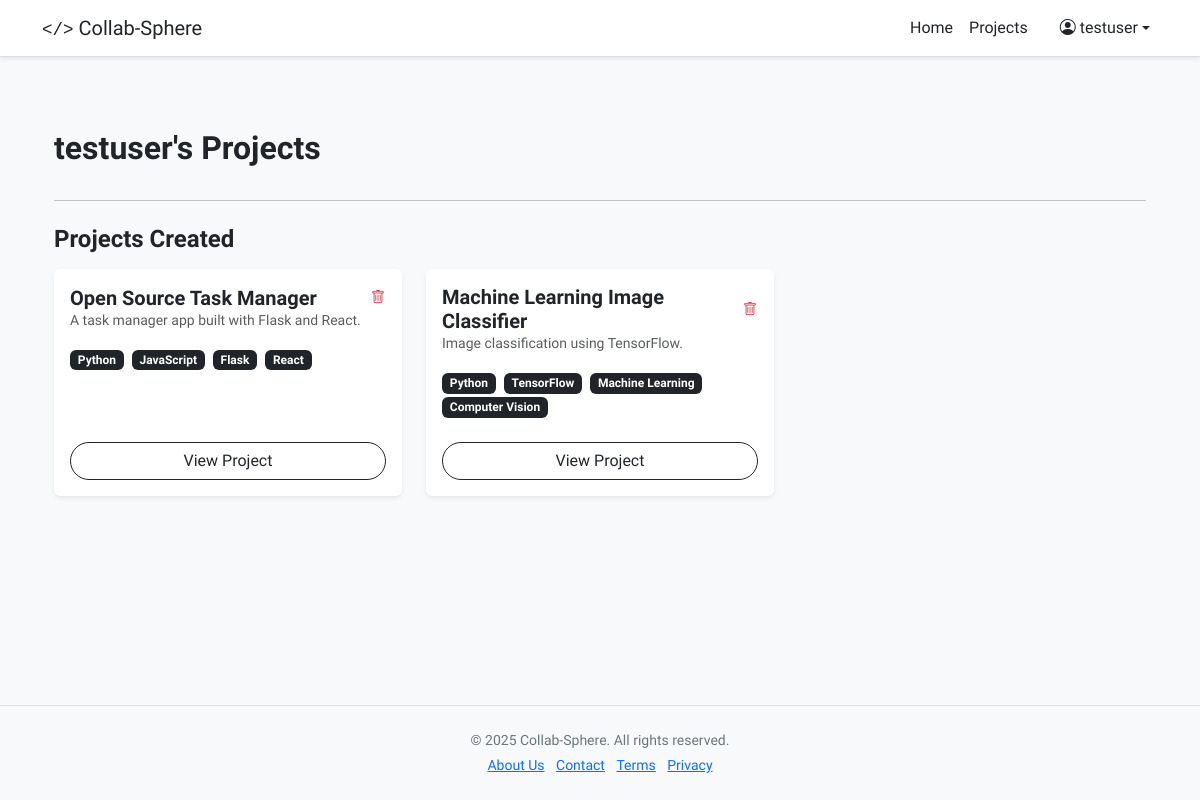
Page /myproject (signed in) on the committed database.
### models.py (models this page shows, shortened)
class User(db.Model,UserMixin):
    id = db.Column(db.Integer, primary_key=True)
    username = db.Column(db.String(80), unique=True, nullable=False)
    email = db.Column(db.String(120), index=True, unique=True)
    password_hash = db.Column(db.String(128), nullable=False)
    bio = db.Column(db.Text, nullable=True)
    created_at = db.Column(db.DateTime, default=datetime.utcnow)
    projects = db.relationship('Project', backref='author', lazy='dynamic')
    interests = db.relationship('Interest', backref='user', lazy='dynamic')
    comments = db.relationship('Comment', backref='author', lazy='dynamic')
    skills = db.relationship('Skill', secondary=user_skills, lazy='subquery',backref=db.backref('users', lazy=True))

class Project(db.Model):
    id = db.Column(db.Integer, primary_key=True)
    title = db.Column(db.String(100), nullable=False)
    description = db.Column(db.Text, nullable=False)
    difficulty = db.Column(db.String(50), nullable=False)
    repo_url = db.Column(db.String(300), nullable=False)
    user_id = db.Column(db.Integer, db.ForeignKey('user.id'), nullable=False)
    created_at = db.Column(db.DateTime, default=datetime.utcnow)
    skills = db.relationship('Skill', secondary=project_skills, lazy='subquery',
                            backref=db.backref('projects', lazy=True))
    interests = db.relationship('Interest', backref='project', lazy='dynamic',
                                cascade='all, delete-orphan')
    comments = db.relationship('Comment', backref='project', lazy='dynamic',
                                cascade='all, delete-orphan')

class Skill(db.Model):
    id = db.Column(db.Integer, primary_key=True)
    name = db.Column(db.String(64), unique=True)

### controllers/user.py (the view)
@user_bp.route('/myproject')
@login_required
def myproject():
    user = User.query.get(session['user_id'])
    created_projects = Project.query.filter_by(user_id=user.id).all()
    return render_template('myprojects.html', user=user, created_projects=created_projects)

### app.py (called while the page is built)
@login_manager.user_loader
def load_user(user_id):
    return User.query.get(int(user_id))

### templates/myprojects.html
{% extends "base.html" %}
{% block content %}
<div class="container mt-5">
    <div class="d-flex justify-content-between align-items-center mb-4">
        <h2 class="fw-bold">{{ user.username }}'s Projects</h2>
    </div>
    <hr class="mb-4">
    <h4 class="fw-semibold mb-3">Projects Created</h4>
    <div class="row">
        {% for project in created_projects %}
        <div class="col-md-6 col-lg-4 mb-4">
            <div class="card h-100 shadow-sm border-0">
                <div class="card-body d-flex flex-column">
                    <div class="d-flex justify-content-between align-items-center">
                        <h5 class="card-title fw-bold text-dark mb-0">{{ project.title }}</h5>
                        <form action="{{ url_for('project.delete_project', project_id=project.id) }}" method="POST" style="margin: 0;" onsubmit="return confirm('Are you sure you want to delete this project?');">
                            <button type="submit" class="btn btn-sm btn-link text-danger p-0" title="Delete Project">
                                <i class="bi bi-trash"></i>
                            </button>
                        </form>
                    </div>
                    <p class="card-text text-muted small mb-3">{{ project.description[:120] }}{% if project.description|length > 120 %}...{% endif %}</p>
                    <div class="mb-2">
                        {% for skill in project.skills %}
                        <span class="badge bg-dark text-white me-1">{{ skill.name }}</span>
                        {% endfor %}
                    </div>
                    <div class="mt-auto">
                        <a class="btn btn-outline-dark w-100 mt-3 rounded-pill" href="{{ url_for('project.project_detail', project_id=project.id) }}">
                            View Project
                        </a>
                    </div>
                </div>
            </div>
        </div>
        {% else %}
        <p class="text-muted">No projects created yet. Click above to create one!</p>
        {% endfor %}
    </div>
</div>
{% endblock %}

### templates/base.html (shortened to what this page needs)
<!DOCTYPE html>
<html lang="en">
<head>
    <link href="https://cdn.jsdelivr.net/npm/@ttskch/select2-bootstrap4-theme@1.5.2/dist/select2-bootstrap4.min.css" rel="stylesheet" />
    <link href="https://cdn.jsdelivr.net/npm/select2@4.1.0-rc.0/dist/css/select2.min.css" rel="stylesheet" />
    <link href="https://cdn.jsdelivr.net/npm/bootstrap@5.3.0/dist/css/bootstrap.min.css" rel="stylesheet">
    <link rel="stylesheet" href="https://cdnjs.cloudflare.com/ajax/libs/bootstrap-icons/1.11.1/font/bootstrap-icons.min.css">
</head>
<body>
<nav class="navbar navbar-expand-lg navbar-light bg-white shadow-sm">
    <div class="container">
        <a class="navbar-brand" id="brand" href="/"> <code>&lt;/&gt;</code> Collab-Sphere</a>
        <div class="collapse navbar-collapse justify-content-end" id="navbarNav">
            <ul class="navbar-nav">
                {% if current_user.is_authenticated %}
                    <li class="nav-item"><a class="nav-link" href="/">Home</a></li>
                    <li class="nav-item"><a class="nav-link" href="{{ url_for('project.project') }}">Projects</a></li>
                    <li class="nav-item dropdown ms-3">
                        <a class="nav-link dropdown-toggle d-flex align-items-center" href="#" id="navbarProfileDropdown" role="button" data-bs-toggle="dropdown" aria-expanded="false">
                            <i class="bi bi-person-circle me-1"></i> {{ current_user.username }}
                        </a>
                    </li>
                {% endif %}
            </ul>
        </div>
    </div>
</nav>
<div class="container mt-4 mb-4">
    {% block content %}{% endblock %}
</div>
<footer class="text-center py-4 mt-auto">
    <div class="container">
        <p class="mb-1">&copy; 2025 Collab-Sphere. All rights reserved.</p>
        <ul class="list-inline mb-0">
            <li class="list-inline-item"><a href="#">About Us</a></li>
            <li class="list-inline-item"><a href="#">Contact</a></li>
            <li class="list-inline-item"><a href="#">Terms</a></li>
            <li class="list-inline-item"><a href="#">Privacy</a></li>
        </ul>
    </div>
</footer>
</body>
</html>

### templates/base.html (style rules this page uses)
body { background-color: #f8f9fa; color: #212529; font-family: 'Afacad', sans-serif; }
.navbar { background-color: #ffffff; border-bottom: 1px solid #ddd; }
.navbar a { color: #212529; }
.badge { background-color: #e9ecef; color: #212529; margin-right: 4px; font-size: 0.75rem; }
footer { border-top: 1px solid #e1e1e1; padding: 10px 0; color: #6c757d; font-size: 14px; }
html, body { height: 100%; display: flex; flex-direction: column; }
body { flex: 1; }
footer { flex-shrink: 0; }

### rows in the picture
User: username "testuser"
Project: title "Open Source Task Manager", description "A task manager app built with Flask and React."
Skill: name "Python"
Skill: name "JavaScript"
Skill: name "Flask"
Skill: name "React"
Project: title "Machine Learning Image Classifier", description "Image classification using TensorFlow."
Skill: name "TensorFlow"
Skill: name "Machine Learning"
Skill: name "Computer Vision"
